Frame 1 (no input): blank canvas, image omitted
Frame 60 (no input): blank canvas, image omitted
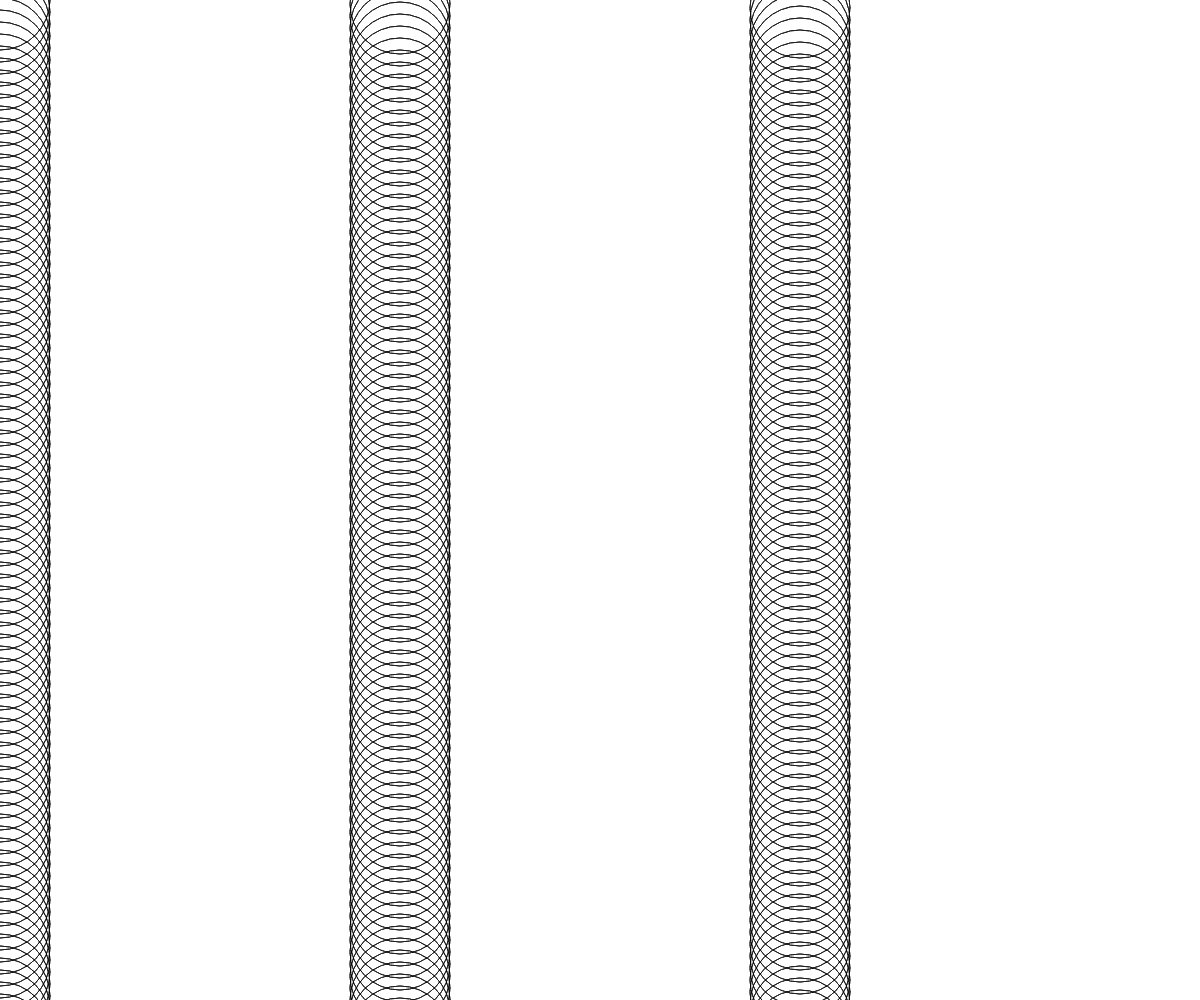
Frame 120 (the mouse pressed at the canvas centre since frame 60)

The p5.js sketch whose frames 1 and 60 were blank and that drew this single picture after the mouse press (run headless with seeded random() and noise() and a simulated clock; from frame 60 on, the mouse is pressed at the canvas centre):

// p5.js sketch
// ── sketch.js
function setup() {
	createCanvas(windowWidth, windowHeight);
	// put setup code here
	frameRate(30);
	noFill();
}

function draw() {
	// if(frameCount === 1){
		const maxSize = normalizeMouse(mouseX, windowWidth);
		var balls = createBalls(300);
	
		for(var ball of balls){
			// console.log(balls[i].x,balls[i].y);
			circle(ball.x,ball.y,maxSize);
		}
		stroke(0,10);
	// }
	
}

function normalizeMouse(mVal, limit){
	return map(mVal,0,limit,0,200);
}

function createBalls(n){
	ballArray = [];
	var increment = floor(windowWidth*windowHeight/n);
	for(var i = 0; i < n; i++){
		ballArray.push({
			x:floor((i*increment)%windowWidth),
			y:floor(i/windowHeight*increment)
		});
	}

	return ballArray;
}
